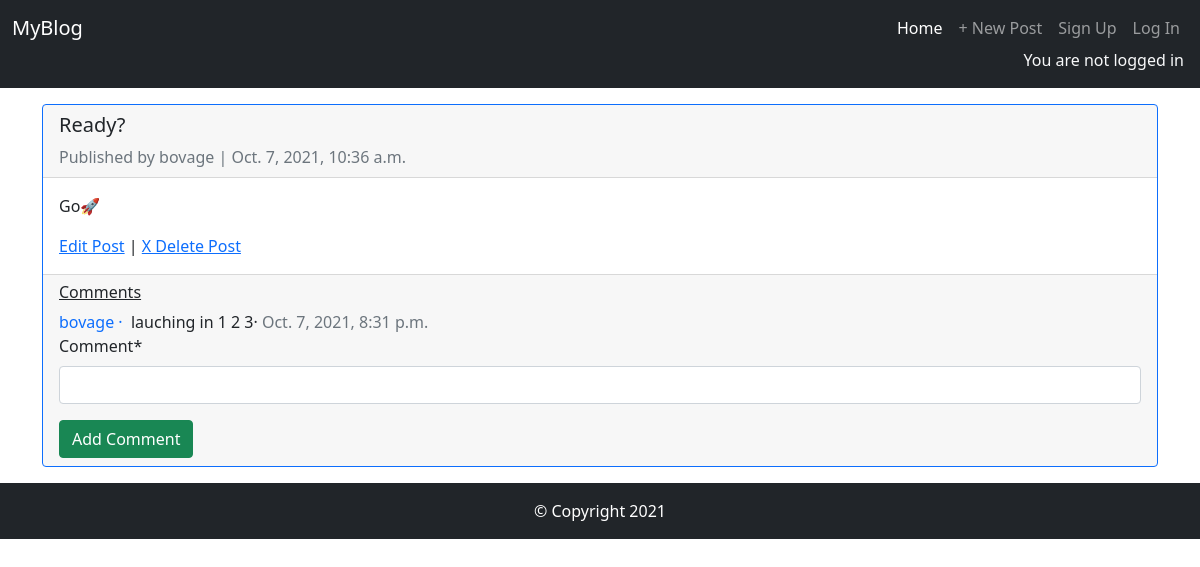
/post/30/, run on an earlier commit of the app's database.
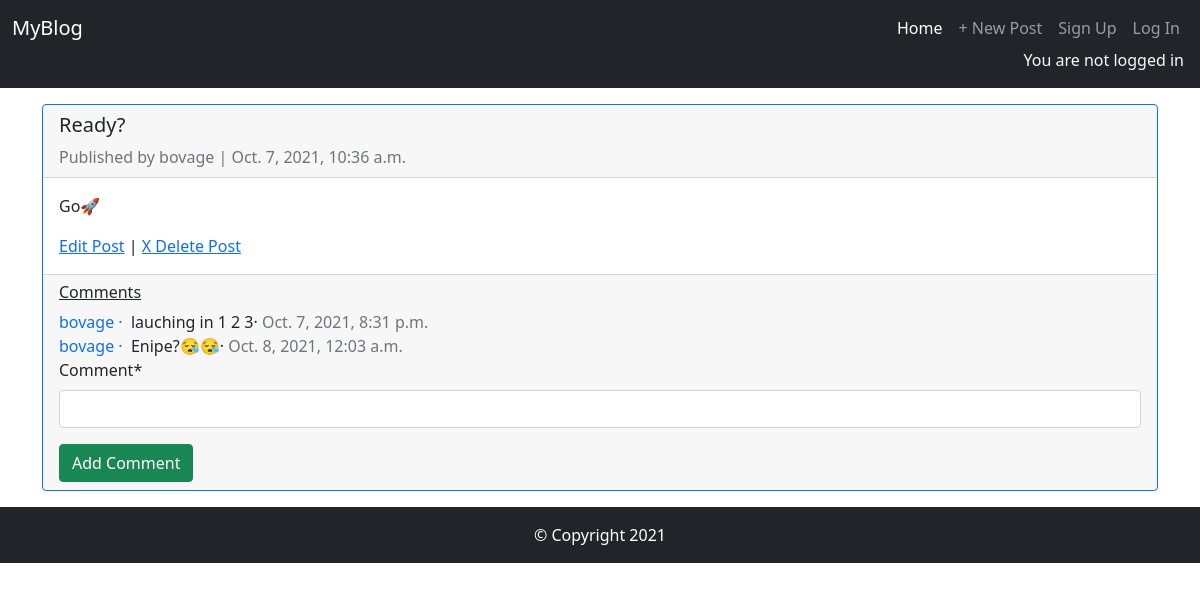
And on a later commit of the database.
### pages/models.py (models this page shows, shortened)
class Comment(models.Model):
    post = models.ForeignKey(Post, on_delete=models.CASCADE, related_name="comments")
    comment = models.CharField(max_length=140)
    author = models.ForeignKey('auth.User', on_delete=models.CASCADE)
    created = models.DateTimeField(auto_now_add=True)
    def __str__(self):
        return self.comment

### pages/views.py (the view, shortened to what this page needs)
# urls.py: path('post/<int:pk>/', BlogDetailView.as_view(), name = 'post_detail'),
class BlogDetailView(DetailView):
    model = Post
    template_name = 'post_detail.html'
    def get_context_data(self, **kwargs):
        context = super().get_context_data(**kwargs)
        context['comment_form'] = CommentForm()
        return context

### pages/form.py
class CommentForm(forms.ModelForm):
    class Meta:
        model = Comment
        fields = ('comment',)

### templates/post_detail.html (shortened to what this page needs)
{% extends 'base.html' %}
{% load crispy_forms_tags %}
{% block content %}
<div class="row">
    <div class="col-12 mt-3">
        <div class="card border-primary">
            <div class="card-header">
                <h5>{{ post.title }}</h5>
                <p class="text-muted mb-0">
                    Published by <span class="">{{ post.author }} | {{ post.date }}</span>
                </p>
            </div>
            <div class="card-body">
                <p class="card-text">{{ post.body }}</p>
                <a href="{% url 'post_edit' post.pk %}">Edit Post</a> |
                <a href="{% url 'post_delete' post.pk %}">X Delete Post</a>
            </div>
            <div class="card-footer">
                <h6 class="font-weight-bold text-decoration-underline">Comments</h6>
                {% for comment in post.comments.all %}
                <p class="mb-0">
                    <span class="text-primary">{{ comment.author }} &middot;</span>&nbsp;&nbsp;{{ comment }}&middot
                    <span class="text-muted">{{ comment.created }}</span>
                </p>
                {% empty %}
                <p class="text-muted">There are no comments yet.</p>
                {% endfor %}
                <form method="POST">{% csrf_token %}
                    {{ comment_form|crispy }}
                    <button class="btn btn-success" type="submit">Add Comment</button>
                </form>
            </div>
        </div>
    </div>
</div>
{% endblock content %}

What changed in the data, as far as the page shows it:
added Comment: author "bovage", comment "Enipe?😪😪", created "Oct. 8, 2021, 12:03 a.m."
